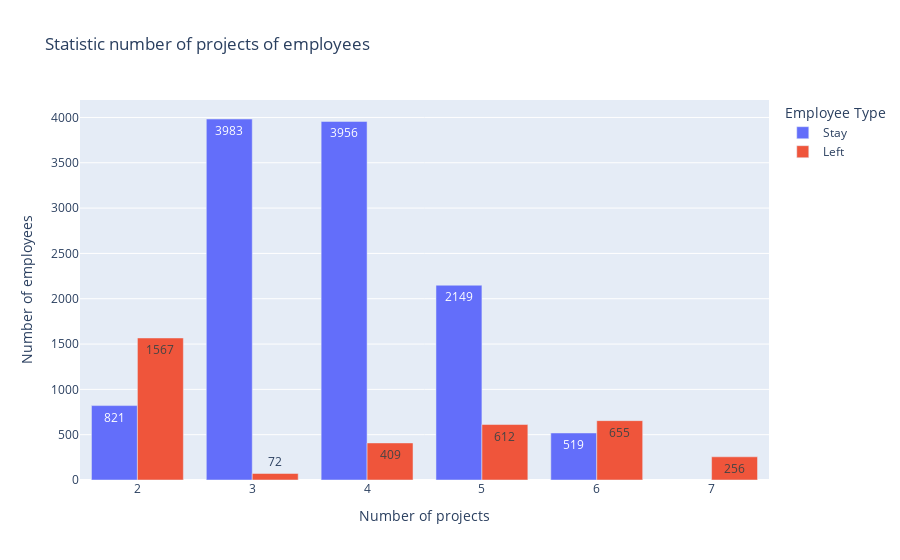

The cell this chart's notebook holds for it:
### Code cell
# draw bar chart
fig = go.Figure(data=[
    go.Bar(name='Stay', x=df_project.index, y=df_project[0], text=df_project[0], textposition='auto'),
    go.Bar(name='Left', x=df_project.index, y=df_project[1], text=df_project[1], textposition='auto'),
])
fig.update_layout(barmode='group',
                title="Statistic number of projects of employees",
                xaxis_title="Number of projects",
                yaxis_title="Number of employees",
                legend_title="Employee Type")
fig.show()

### Figure 1 — Plotly figure (JSON) as saved in the notebook; plotly's stock layout.template omitted (floating-point values rounded to 4 significant figures)
{"data": [{"name": "Stay", "text": [821, 3983, 3956, 2149, 519, null], "textposition": "auto", "type": "bar", "x": [2, 3, 4, 5, 6, 7], "y": [821, 3983, 3956, 2149, 519, null]}, {"name": "Left", "text": [1567, 72, 409, 612, 655, 256], "textposition": "auto", "type": "bar", "x": [2, 3, 4, 5, 6, 7], "y": [1567, 72, 409, 612, 655, 256]}], "layout": {"barmode": "group", "legend": {"title": {"text": "Employee Type"}}, "title": {"text": "Statistic number of projects of employees"}, "xaxis": {"title": {"text": "Number of projects"}}, "yaxis": {"title": {"text": "Number of employees"}}}}
